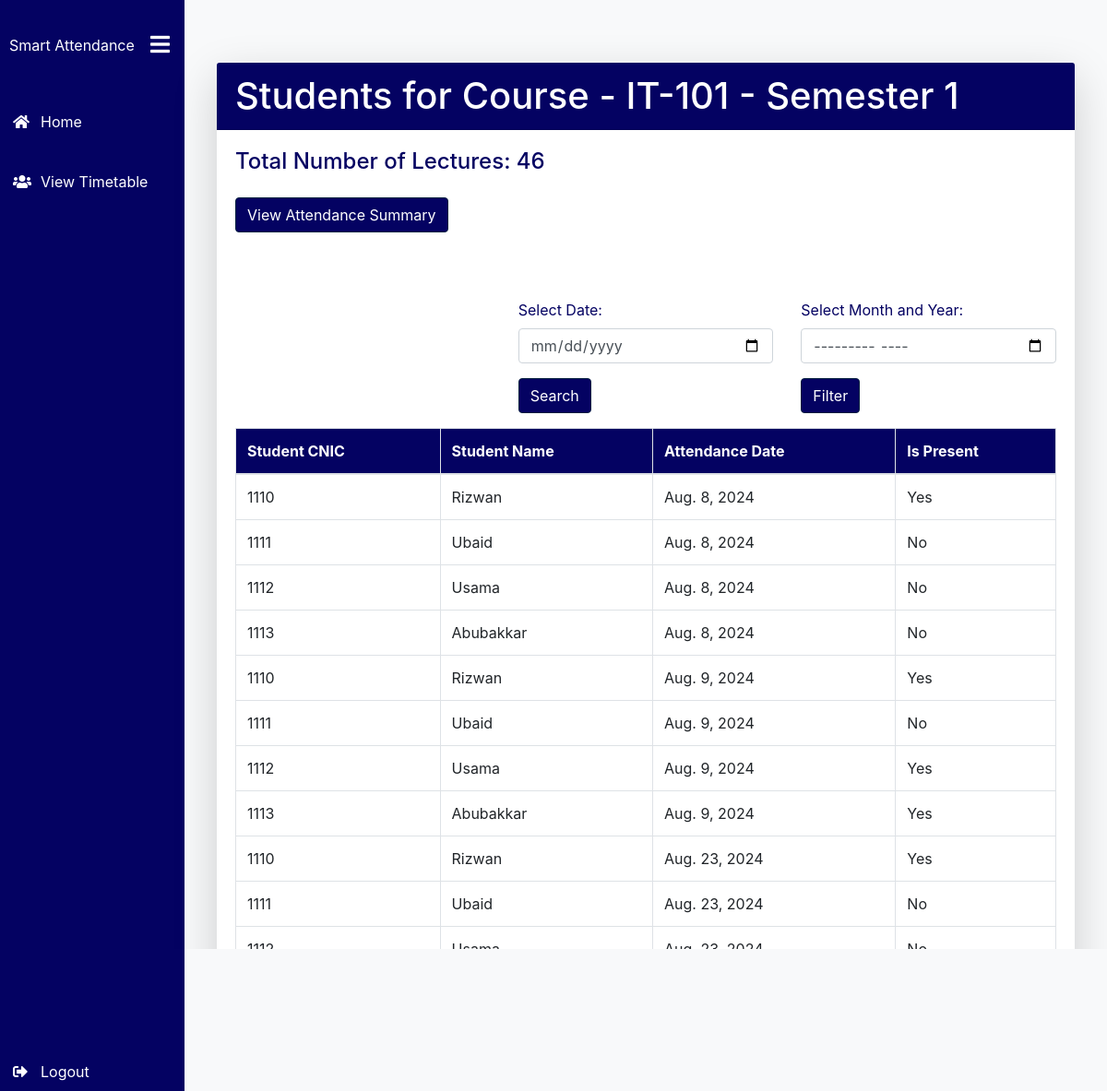
/view_attendance/IT-101/1, run on the app's committed database.
### core/models.py (models this page shows, shortened)
class CourseAttendanceCount(models.Model):
    course = models.ForeignKey(Course, on_delete=models.CASCADE)
    semester = models.ForeignKey(Semester, on_delete=models.CASCADE)
    count = models.PositiveIntegerField(default=0)
    class Meta:
        unique_together = ('course', 'semester')
    def __str__(self):
        return f"{self.count} "

class Attendance(models.Model):
    student = models.ForeignKey(Student, on_delete=models.CASCADE,related_name='attendances')
    attendance_date = models.DateField(auto_now_add=True)
    is_present = models.BooleanField(default=False, verbose_name='Is Present')
    course = models.ForeignKey(Course, on_delete=models.CASCADE)
    semester = models.ForeignKey(Semester, on_delete=models.CASCADE)

class Student(models.Model):
    user = models.OneToOneField(User, on_delete=models.CASCADE)
    department = models.ForeignKey(Department, on_delete=models.CASCADE, default='')
    parent = models.ForeignKey(Parent, on_delete=models.CASCADE, blank=True, null=True)
    semester = models.ForeignKey(Semester, on_delete=models.CASCADE, default=3)

class User(AbstractUser):
    GENDER_CHOICES = [
        ('M', 'Male'),
        ('F', 'Female'),
    ]
    username = None
    cnic = models.CharField(max_length=20,unique=True)
    registration_no = models.CharField(max_length=25, unique=True ,null=True,blank=True)
    roll_no = models.CharField(max_length=25, unique=True ,null=True,blank=True)
    email = models.EmailField(unique=True)
    phone_no = models.CharField(max_length=15)
    gender = models.CharField(max_length=10, choices=GENDER_CHOICES)
    image = models.ImageField(upload_to='student_images/', blank=True, null=True)
    date = models.DateField(auto_now_add=True)
    last_login = models.DateTimeField(blank=True, null=True)
    logout_date = models.DateTimeField(blank=True, null=True)
    age = models.PositiveIntegerField(null=True)
    address = models.CharField(max_length=150)
    objects = UserManager()
    USERNAME_FIELD = 'cnic'
    REQUIRED_FIELDS = ['email']

### core/views.py (the view)
# urls.py: path('view_attendance/<course>/<semester>', attendance_record, name='view_attendance'),
def attendance_record(request,course,semester):
 attendance_records = Attendance.objects.filter(course__course_code=course,semester__Semester_No=semester)
 getCount = CourseAttendanceCount.objects.get(course__course_code=course,semester__Semester_No=semester)
 print('Counted ',getCount)
 return render(request,'teacher/attendance_record.html',{'records':attendance_records,'course':course,'semester':semester,'getCount':getCount})

### core/templates/teacher/attendance_record.html (shortened to what this page needs)
{% extends "teacher/teacherprofile.html" %}
{% block main %}
<!DOCTYPE html>
<html lang="en">
<head>
    <link rel="stylesheet" href="https://stackpath.bootstrapcdn.com/bootstrap/4.5.2/css/bootstrap.min.css">
</head>
<body>
    <div class="container mt-5">
        <div class="card shadow-lg border-0 rounded mb-4">
            <div class="card-header text-white">
                <h1 class="mb-0">Students for Course - {{ course }} - Semester {{ semester }}</h1>
            </div>
            <div class="card-body">
                <h4 class="mb-4">Total Number of Lectures: {{ getCount }}</h4>
                {% if course and semester %}
                    <a href="{% url 'student_attendance_summary' course=course semester=semester totalLecture=getCount %}" class="btn btn-primary mb-4">View Attendance Summary</a>
                {% else %}
                    <p>Course or semester is missing</p>
                {% endif %}
                <div class="row d-flex justify-content-end mt-5">
                    <div class="col-md-4 mb-3">
                        <form method="POST" action="{% url 'searchByDate' %}">
                            <div class="form-group">
                                <label for="date">Select Date:</label>
                                <input type="date" id="date" name="date" class="form-control"/>
                            </div>
                            <button type="submit" class="btn btn-primary">Search</button>
                        </form>
                    </div>
                    <div class="col-md-4 mb-3">
                        <form method="POST" action="{% url 'searchByMonth' %}">
                            <div class="form-group">
                                <label for="month">Select Month and Year:</label>
                                <input type="month" id="month" name="date" class="form-control"/>
                            </div>
                            <button type="submit" class="btn btn-primary">Filter</button>
                        </form>
                    </div>
                </div>
                <div class="table-responsive">
                    <table class="table table-bordered table-hover">
                        <thead style="background-color: #040262; color: #fff;">
                            <tr>
                                <th>Student CNIC</th>
                                <th>Student Name</th>
                                <th>Attendance Date</th>
                                <th>Is Present</th>
                            </tr>
                        </thead>
                        <tbody>
                            {% for record in records %}
                                <tr>
                                    <td>{{ record.student.user.cnic }}</td>
                                    <td>{{ record.student.user.first_name }} {{ record.student.user.last_name }}</td>
                                    <td>{{ record.attendance_date }}</td>
                                    <td>{{ record.is_present|yesno:"Yes,No" }}</td>
                                </tr>
                            {% endfor %}
                        </tbody>
                    </table>
                </div>
            </div>
        </div>
    </div>
</body>
</html>
{% endblock %}

### core/templates/teacher/teacherprofile.html (style rules this page uses)
body { font-family: Arial, sans-serif; }

### core/templates/teacher/attendance_record.html (style rules this page uses)
body { color: #040262; background-color: #f8f9fa; }
.container { margin-top: 50px; }
.card { border: none; border-radius: 10px; box-shadow: 0 4px 8px rgba(0, 0, 0, 0.3); background-color: #ffffff; }
.card-header { background-color: #040262; color: #ffffff; font-size: 1.5rem; font-weight: bold; }
.btn-primary { background-color: #040262; border-color: #031c3e; }

### data on the page
CourseAttendanceCount: count "46"
Attendance: student.user.cnic "1110", student.user.first_name "Rizwan", attendance_date "Aug. 8, 2024", is_present "Yes"
Attendance: student.user.cnic "1111", student.user.first_name "Ubaid", attendance_date "Aug. 8, 2024", is_present "No"
Attendance: student.user.cnic "1112", student.user.first_name "Usama", attendance_date "Aug. 8, 2024", is_present "No"
Attendance: student.user.cnic "1113", student.user.first_name "Abubakkar", attendance_date "Aug. 8, 2024", is_present "No"
Attendance: student.user.cnic "1110", student.user.first_name "Rizwan", attendance_date "Aug. 9, 2024", is_present "Yes"
Attendance: student.user.cnic "1111", student.user.first_name "Ubaid", attendance_date "Aug. 9, 2024", is_present "No"
Attendance: student.user.cnic "1112", student.user.first_name "Usama", attendance_date "Aug. 9, 2024", is_present "Yes"
Attendance: student.user.cnic "1113", student.user.first_name "Abubakkar", attendance_date "Aug. 9, 2024", is_present "Yes"
Attendance: student.user.cnic "1110", student.user.first_name "Rizwan", attendance_date "Aug. 23, 2024", is_present "Yes"
Attendance: student.user.cnic "1111", student.user.first_name "Ubaid", attendance_date "Aug. 23, 2024", is_present "No"
Attendance: student.user.cnic "1112", student.user.first_name "Usama", attendance_date "Aug. 23, 2024", is_present "No"

### other printed values
{{ course }} "IT-101"
{{ semester }} "1"
